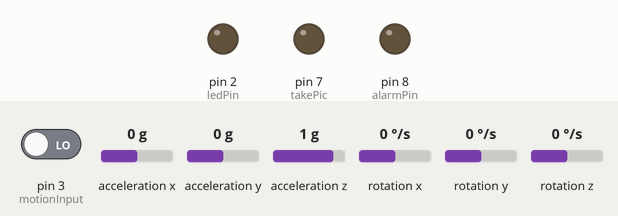
Simulated run of this sketch. Board: Arduino Uno, built with avr-gcc and run on an emulated ATmega328P. On the bench: output pins drawn as LEDs (lit = HIGH). The test bench sets the inputs (shaded band); at power-on: acceleration z 1 g, pin 3 (motionInput) LOW, acceleration x 0 g, acceleration y 0 g, rotation x 0 °/s, rotation y 0 °/s, rotation z 0 °/s. What the sketch prints to the serial monitor is not drawn.

Above: at 1.2 s.
1.3 s: acceleration z set to 0.6 g
Timing chart, 0 to 10.3 s (numbered marks = the images above; inputs shaded):
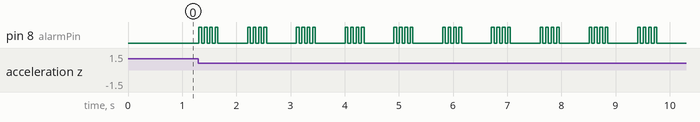

The sketch:

Functions.ino
```cpp
  // written by: Harmit Badyal, Ashwin Suresh
  // tested by: Harmit Badyal, Ashwin Suresh
  // debugged by: Harmit Badyal, Ashwin Suresh
  // etc.


#include <MPU9250.h>

int takePic = 7;
int motionInput = 3;

//ASHWIN's EDITS
int ledPin = 2;           //Initializes pin to connect LED
int motionLEDPin = 5;
int alarmPin = 8;         //Initializes pin to connect alarm
char mode = 'A';
MPU9250 IMU(Wire,0x68);   // an MPU9250 object with the MPU-9250 sensor on I2C bus 0 with address 0x68

int status;
int loopCounter = 0;
int initialValue = 0;

//

void setup() {
  // put your setup code here, to run once:

   //ASHWIN'S EDITS
  pinMode(ledPin,OUTPUT);
  pinMode(alarmPin,OUTPUT);

  //


pinMode(takePic,OUTPUT);
status = IMU.begin(); // start communication with IMU
Serial.begin(9600);
Serial.println("READY!");
digitalWrite(takePic,LOW);

//ASHWIN'S EDITS

  if (status < 0) {
    Serial.println("IMU initialization unsuccessful");
    Serial.println("Check IMU wiring or try cycling power");
    Serial.print("Status: ");
    Serial.println(status);
    while(1) {}
  }

  IMU.setAccelRange(MPU9250::ACCEL_RANGE_8G);         // setting the accelerometer full scale range to +/-8G
  IMU.setGyroRange(MPU9250::GYRO_RANGE_500DPS);       // setting the gyroscope full scale range to +/-500 deg/s
  IMU.setDlpfBandwidth(MPU9250::DLPF_BANDWIDTH_20HZ); // setting DLPF bandwidth to 20 Hz
  IMU.setSrd(19);                                     // setting SRD to 19 for a 50 Hz update rate

//

}

void loop() {
  // put your main code here, to run repeatedly:
char x = Serial.read();

 //ASHWIN'S EDITS
   //AWAY MODE BY DEFAULT

  if (x == 'H') {
    //ALARM IS OFF
    //UNLESS TRIGGERED BY APP
    mode = 'D';
    digitalWrite(ledPin,HIGH);
  }

  if (x == 'A') {
    //ALARM IS ARMED
    //TRIGGERED BY ACCELEROMETER AND/OR APP
    mode = 'A';
    digitalWrite(ledPin,LOW);
  }

  if (x == 'L') {
    //LED SHOULD TURN ON
    digitalWrite(ledPin,HIGH);
    Serial.println("HIGH");
  }

  if (x == 'O') {
    //LED SHOULD TURN OFF
    Serial.println("LOW");
    digitalWrite(ledPin,LOW);
  }

  if (x == '8') {
    //MANUAL TURN ON ALARM
    runAlarm();
  }

  if (x == 'S') {
    //ALARM IS ARMED
    mode = 'A';
  }
  if (x == 'D') {
    //ALARM IS DISARMED
    mode = 'D';
  }

  // read the sensor
  IMU.readSensor();
  if(loopCounter == 0) {
    initialValue = IMU.getAccelZ_mss();       //Save the intial value of accelerometer
    loopCounter++;
  }

  if((mode=='A')&&(IMU.getAccelZ_mss()>initialValue+2||IMU.getAccelZ_mss()<initialValue-2)) {     //If accelerometer reads value greater than threshold, run alarm
    runAlarm();
  }

  //Below is code to output accelerometer readings
  // display the data
  //Serial.print(IMU.getAccelX_mss());
  //Serial.print("\t");
  //Serial.print(IMU.getAccelY_mss());
  //Serial.print("\t");
  //Serial.print(IMU.getAccelZ_mss());
  //Serial.println("\t");
  //delay(90);

//Below are all the function cases for when a serial input is received from the raspberry pi
if(x=='0')
{
 digitalWrite(takePic,HIGH);
 Serial.println("HIGH");
  digitalWrite(takePic,LOW);
 Serial.println("LOW");
}
//if(x=='1')
//{
 // digitalWrite(takePic,LOW);
 // Serial.println("LOW");
//}

if(digitalRead(motionInput) == HIGH)
{
  //digitalWrite(takePic,HIGH);
  //digitalWrite(takePic,LOW);
  digitalWrite(motionLEDPin,HIGH);
  Serial.println("Motion Detected!");
  delay(3000);
  digitalWrite(motionLEDPin,LOW);
}

//

}

int runAlarm() {   //Runs alarm, alarm runs 3 times with 3 beeps each cycle
  int counter = 0;
  boolean shouldRun = true;
  while(shouldRun) {
    digitalWrite(alarmPin,HIGH);
    delay(50);
    digitalWrite(alarmPin,LOW);
    delay(50);
    digitalWrite(alarmPin,HIGH);
    delay(50);
    digitalWrite(alarmPin,LOW);
    delay(50);
    digitalWrite(alarmPin,HIGH);
    delay(50);
    digitalWrite(alarmPin,LOW);
    delay(50);
    digitalWrite(alarmPin,HIGH);
    delay(50);
    digitalWrite(alarmPin,LOW);
    delay(50);
    /*if(counter == 2)
    {
      shouldRun = false;
    }*/

    if (Serial.read() == '6') {
      shouldRun = false;
    }

    delay(500);
    //counter++;
  }
}
```

Measured:
- after the input at 1.3 s, pin 8 (alarmPin): LOW → HIGH at once, then repeats every 0.90 s: 3 × (LOW 0.05 s, HIGH 0.05 s), LOW 0.55 s, HIGH 0.05 s
